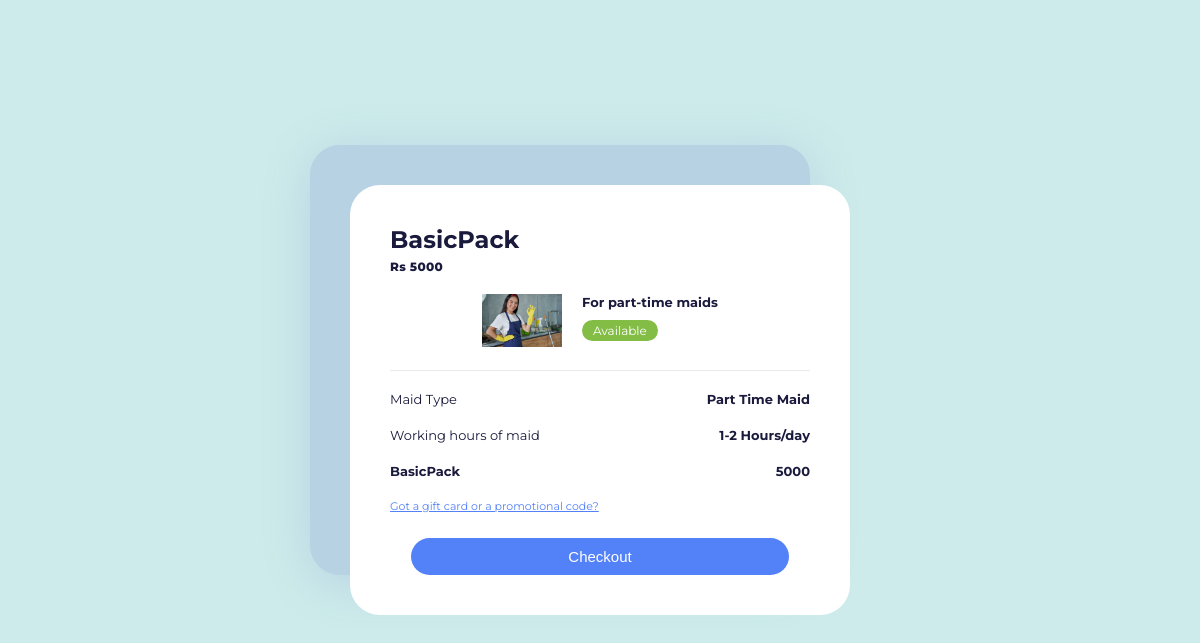
The page /recruiter-page/checkout/1 on the database its author committed.
### recruiter/models.py (models this page shows)
class Price(models.Model):
    price_id = models.AutoField(primary_key=True,unique=True)
    user_for = models.CharField(max_length=30)
    price = models.CharField(max_length=30)
    pack = models.CharField(max_length=30)
    maid_type = models.CharField(max_length=50)
    working_hours = models.CharField(max_length=50)
    support = models.CharField(max_length=20)

### recruiter/views.py (the view)
# urls.py: path('checkout/<int:id>', views.checkout, name='checkout'),
def checkout(request,id):
    pack = Price.objects.get(price_id = id)
    context = {'pack' : pack}
    return render(request , 'checkout.html', context )

### templates/checkout.html (shortened to what this page needs)
<!DOCTYPE html>
<html lang="en">
<head>
</head>
    <body>
        <div class="container">
            <div class="title-box">
                <h1>{{pack.pack}}</h1>
                <p>Rs {{pack.price}}</p>
            </div>
            <div class="product-box">
                <div class="img-box">
                    <img src="/static/collections/maid3.jpg" alt="vacuum">
                </div>
                <div class="info-box">
                    <h5>{{pack.user_for}}</h5>
                    <p class="stock">Available</p>
                </div>
            </div>
            <hr>
            <div class="cost-box">
                <div>
                    <p>Maid Type</p>
                    <p class="VAT">{{pack.maid_type}}</p>
                </div>
                <div>
                    <p>Working hours of maid</p>
                    <p class="NOK">{{pack.working_hours}}</p>
                </div>
                <div>
                    <p>{{pack.pack}}</p>
                    <p>{{pack.price}}</p>
                </div>
                <p class="gift">Got a gift card or a promotional code?</p>
            </div>
        <a href="{% url 'payment' %}"> <button class="Checkout-btn">Checkout</button></a>
        </div>
    </body>
</html>

### templates/checkout.html (style rules this page uses)
*,*:before,*:after { margin: 0; padding: 0; box-sizing: border-box; }
:root { font-size: 62.5%; }
body { font-family: 'Montserrat', sans-serif; display: flex; justify-content: center; align-items: center; min-height: 100vh; background-color: #cdebea; text-rendering: optimizeLegibility; }
.container { display: flex; flex-direction: column; justify-content: center; gap: 2rem; width: 100%; max-width: 50rem; padding: 4rem; color: #191a3c; background-color: #fff; border-radius: 3rem; position: relative; transition: all .3s linear; }
.container::before { content: ''; position: absolute; background-color: #b6d2e3; top: -4rem; left: -4rem; width: 100%; height: 100%; z-index: -1; border-radius: 3rem; box-shadow: 0 7px 50px #b6d2e3; }
.title-box >h1 { font-size: 2.4rem; }
.title-box >p { margin-top: .5rem; font-size: 1.2rem; font-weight: 800; letter-spacing: .03rem; }
.product-box { display: flex; justify-content: center; gap: 2rem; }
img { width: 8rem; }
.info-box >h5 { font-size: 1.3rem; }
.info-box>p { margin-top: 1rem; font-size: 1.2rem; background-color: #83bd46; color: #fff; width: fit-content; padding: .3rem 1.1rem; border-radius: 2rem; }
hr { border: none; border-top: 1px solid #e9e9e9; }
.cost-box { display: flex; flex-direction: column; gap: 2rem; }
.cost-box >div { display: flex; justify-content: space-between; font-size: 1.3rem; }
.cost-box>div:nth-of-type(1)>p:nth-of-type(2) { font-weight: bold; }
.cost-box>div:nth-of-type(2)>p:nth-of-type(2) { font-weight: bold; }
.cost-box>div:nth-of-type(3)>p { font-weight: bold; }
.cost-box>p { color: #5381f8; font-size: 1.1rem; text-decoration: underline; cursor: pointer; }
.Checkout-btn { position: relative; margin-top: .5rem; width: 90%; position: relative; left: 50%; transform: translateX(-50%); background-color: #5381f8; border: none; color: #fff; padding: 1rem 3rem; font-size: 1.5rem; border-radius: 2rem; cursor: pointer; transition: all .25s linear; }

### rows shown on the page
Price: pack "BasicPack", price "5000", user_for "For part-time maids", maid_type "Part Time Maid", working_hours "1-2 Hours/day"
